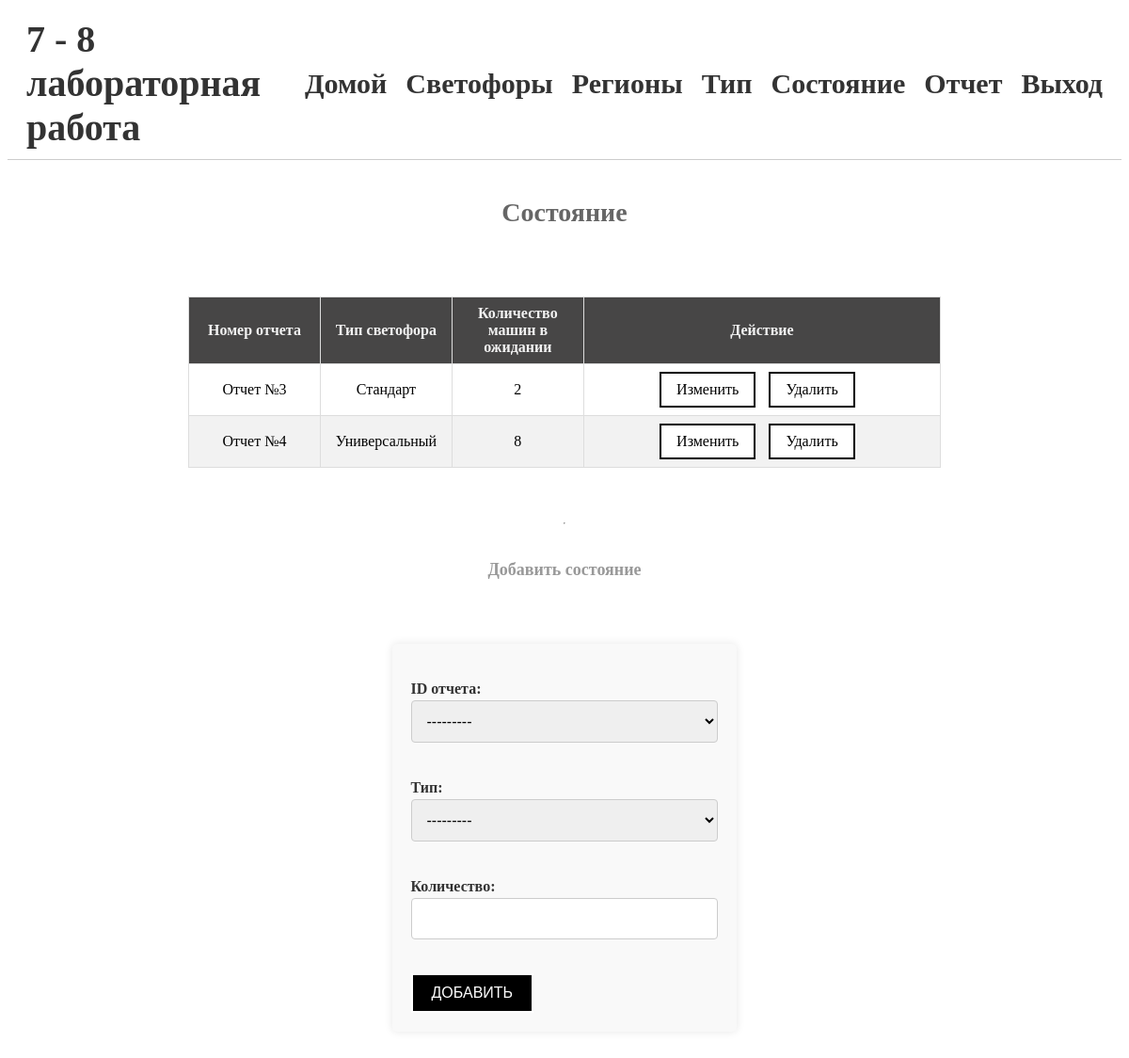
The app's page /sales/ (signed in) with its own data.
### polls/models.py (models this page shows, shortened)
class Sale(models.Model):
    check_id = models.ForeignKey(Check, on_delete=models.CASCADE)
    item = models.ForeignKey(Item, on_delete=models.CASCADE)
    quantity = models.PositiveIntegerField()

class Check(models.Model):
    cashier = models.ForeignKey(Cashier, on_delete=models.CASCADE)
    date_time = models.DateTimeField()
    total_sum = models.DecimalField(max_digits=999999, decimal_places=0)
    store = models.ForeignKey(Store, on_delete=models.CASCADE)
    def __str__(self):
        return f'Отчет №{self.pk}'

class Item(models.Model):
    name = models.CharField(max_length=255)
    def __str__(self):
        return self.name

### polls/views.py (the view)
# urls.py: path('sales/', sale_list, name='sale_list'),
def sale_list(request):
    sales = Sale.objects.all()
    form = SaleForm(request.POST or None)
    if form.is_valid():
        form.save()
        return redirect('sale_list')
    return render(request, 'sale_list.html', {'sales': sales, 'form': form})

### polls/forms.py
class SaleForm(forms.ModelForm):
    class Meta:
        model = Sale
        fields = ['check_id', 'item', 'quantity']
        labels = {
            'check_id': 'ID отчета',
            'item': 'Тип',
            'quantity': 'Количество',
        }

### templates/sale_list.html (shortened to what this page needs)
{% extends 'base.html' %}
{% block content %}
{% if request.user.is_authenticated %}
<h2>Состояние</h2>
<table>
    <thead>
    <tr>
        <th>Номер отчета</th>
        <th>Тип светофора</th>
        <th>Количество машин в ожидании</th>
        {% if request.user.is_staff == True %}
        <th>Действие</th>
        {% endif %}
    </tr>
    </thead>
    <tbody>
    {% for sale in sales %}
    <tr>
        <td>{{ sale.check_id }}</td>
        <td>{{ sale.item }}</td>
        <td>{{ sale.quantity }}</td>
        {% if request.user.is_staff == True %}
        <td>
            <div class="edits">
                <a class="btn" href="{% url 'sale_update' sale.pk %}">Изменить</a>
                <a class="btn" href="{% url 'sale_delete' sale.pk %}">Удалить</a>
            </div>
        </td>
        {% endif %}
    </tr>
    {% empty %}
    <tr>
        <td colspan="5">Таблица пустая</td>
    </tr>
    {% endfor %}
    </tbody>
</table>
<hr>
{% if request.user.is_staff == True %}
<h3>Добавить состояние</h3>
<form class="check-form" method="post">
    {{ form.as_p }}
    <button type="submit">Добавить</button>
</form>
{% endif %}
{% else %}
<h1>Вы не авторизованы!</h1>
{% endif %}
{% endblock %}

### polls/static/style.css (style rules this page uses)
p { font-size: 16px; line-height: 1.5; color: #333; }
h2 { font-size: 28px; color: #666; margin-top: 40px; }
h3 { font-size: 18px; color: #999; margin-top: 30px; }
table { border-collapse: collapse; width: 100%; max-width: 800px; margin: 50px auto; max-height: 200px; overflow-y: scroll; table-layout: fixed; }
thead { position: sticky; top: 0; background-color: #fff; }
td, th { border: 1px solid #ddd; padding: 8px; text-align: center; }
th { width: 100px; background-color: rgb(71, 70, 70); color: #f2f2f2; }
th:last-child, td:last-child { width: 300px; }
tr:nth-child(even) { background-color: #f2f2f2; }
table { animation: animateTable 1s ease; }
form label { font-weight: bold; margin-bottom: 0.5rem; }
form { max-width: 600px; margin: 50px auto; padding: 20px; background-color: #f9f9f9; border-radius: 5px; box-shadow: 0px 0px 10px rgba(0, 0, 0, 0.1); }
form input[type=text], form input[type=email], form textarea, form select, form input[type="datetime-local"],form input[type="number"],form input[type="password"] { width: 100%; padding: 12px; border: 1px solid #ccc; border-radius: 4px; box-sizing: border-box; margin-bottom: 20px; font-size: 16px; }
a.btn { display: inline-block; border: 2px solid black; background-color: white; color: black; padding: 8px 16px; text-align: center; text-decoration: none; font-size: 16px; margin-right: 10px; }
button[type=submit] { background-color: black; color: white; border: 2px white; padding: 10px 20px; font-size: 16px; border: 2px solid white; text-transform: uppercase; }

### records on screen
Sale: check_id "Отчет №3", item "Стандарт", quantity "2"
Sale: check_id "Отчет №4", item "Универсальный", quantity "8"
